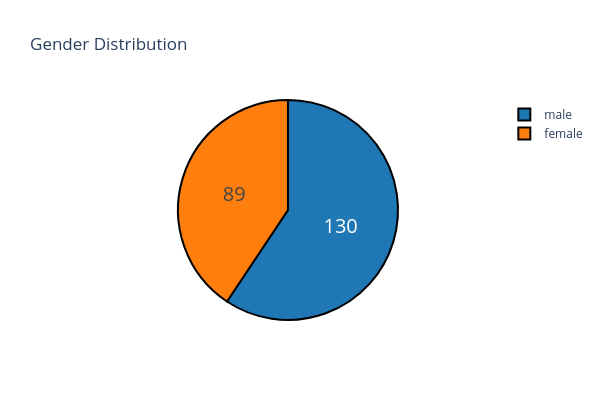

The cell this chart's notebook holds for it:
### Markdown cell above
## Exploratory Data Analysis

### Code cell
gender_counts = data_previous['Gender'].value_counts()
labels = gender_counts.index.tolist()
values = gender_counts.values.tolist()

colors = ['#1f77b4', '#ff7f0e']  

fig = go.Figure(data=[go.Pie(
    labels=labels,
    values=values
)])

fig.update_traces(
    hoverinfo='label+percent',  
    textinfo='value',  
    textfont_size=20, 
    marker=dict(
        colors=colors,  
        line=dict(color='#000000', width=2)  
    )
)

fig.update_layout(
    title='Gender Distribution',
    autosize=False,
    width=600,  
    height=400  
)

fig.show()
pio.write_image(fig, 'reach_by_age_gender.png')

### Figure 1 — Plotly figure (JSON) as saved in the notebook; plotly's stock layout.template omitted (floating-point values rounded to 4 significant figures)
{"data": [{"hoverinfo": "label+percent", "labels": ["male", "female"], "marker": {"colors": ["#1f77b4", "#ff7f0e"], "line": {"color": "#000000", "width": 2}}, "textfont": {"size": 20}, "textinfo": "value", "type": "pie", "values": [130, 89]}], "layout": {"autosize": false, "height": 400, "title": {"text": "Gender Distribution"}, "width": 600}}
